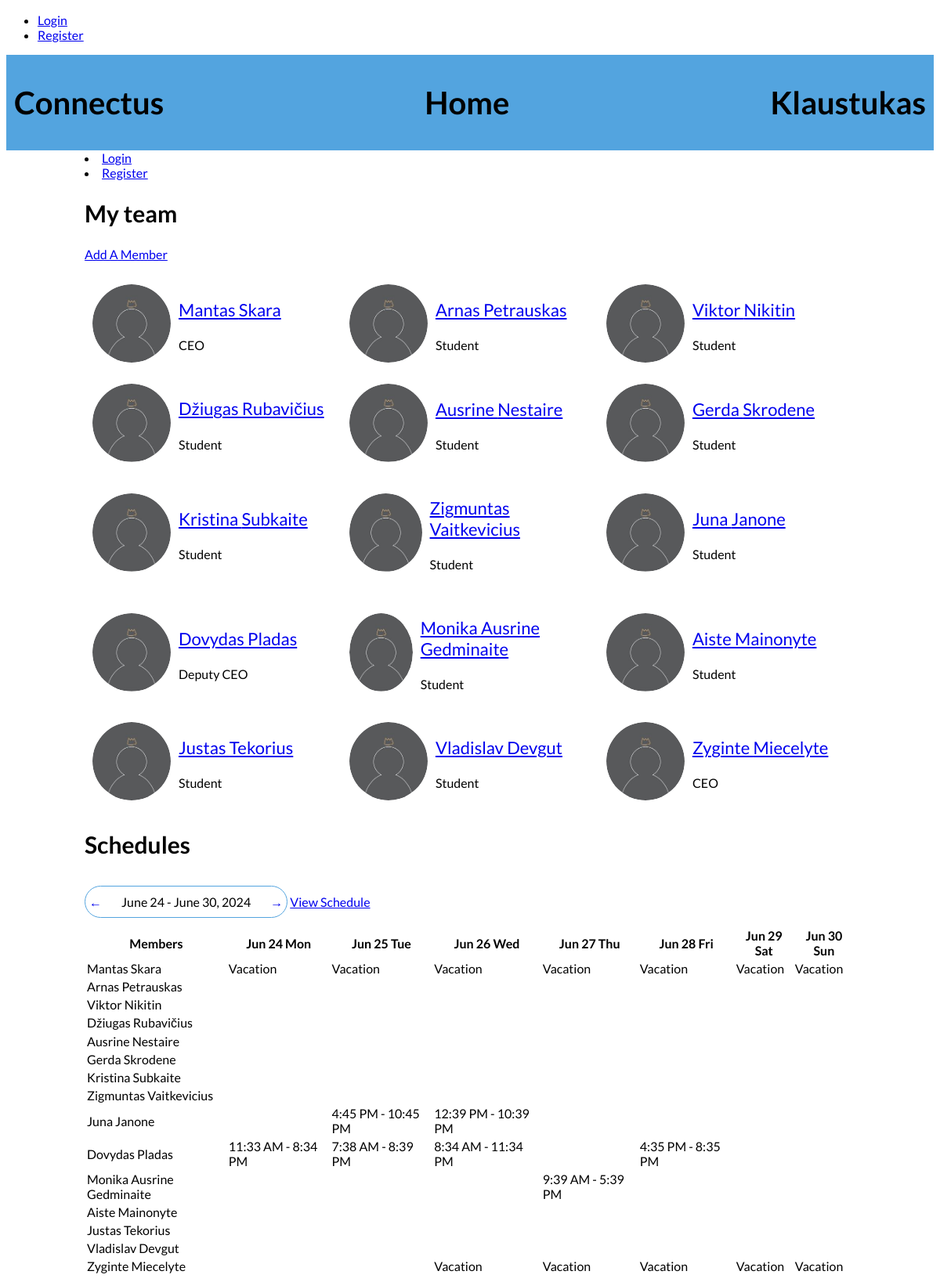
Screenshot of /schedules/home/2024-06-24/ with the database file from the repository.
### schedules/models.py (models this page shows, shortened)
class CustomUser(AbstractBaseUser, PermissionsMixin):
    email = models.EmailField(unique=True)
    name = models.CharField(max_length=100)
    last_name = models.CharField(max_length=100)
    position = models.CharField(max_length=100)
    WORKING_HOURS = (
        ('1', '1 (160h/month)'),
        ('0.75', '0.75 (120h/month)'),
        ('0.5', '0.5 (80h/month)'),
        ('0.25', '0.25 (40h/month)'),
        ('1.25', '1.25 (180h/month)'),
        ('1.5', '1.5 (200h/month)')
    )
    working_hours = models.CharField(max_length=4, choices=WORKING_HOURS, default='1')
    phone_number = PhoneNumberField(null=True, blank=True, unique=True)
    profile_picture = models.ImageField(upload_to='profile_pictures', blank=True)
    street_address = models.CharField(max_length=255, null=True, blank=True)
    city = models.CharField(max_length=100, null=True, blank=True)
    postal_code = models.CharField(max_length=20, null=True, blank=True)
    country = models.CharField(max_length=100, null=True, blank=True)
    is_active = models.BooleanField(default=True)
    is_staff = models.BooleanField(default=False)
    objects = CustomUserManager()
    USERNAME_FIELD = 'email'
    REQUIRED_FIELDS = ['name', 'last_name', 'position', 'working_hours']

class Schedule(models.Model):
    user = models.ForeignKey(settings.AUTH_USER_MODEL, on_delete=models.CASCADE)
    date = models.DateField()
    hours = models.CharField(max_length=255)
    class Meta:
        unique_together = ('user', 'date')

### schedules/views.py (the view, shortened to what this page needs)
# urls.py: 2. Add a URL to urlpatterns:  path('', views.home, name='home')
def home(request, week=None):
    if week:
        start_date = datetime.strptime(week, '%Y-%m-%d').date() #
    end_date = start_date + timedelta(days=6)
    previous_week_start = start_date - timedelta(days=7) # IS PASIRINKTO PIRMADIENIO ATIMA 7 DIENAS, KAD GAUTU PRIES TAI BUVUSIO PIRMADIENIO DATA
    next_week_start = start_date + timedelta(days=7) # PRIE PASIRINKTO PIRMADIENIO PRIDEDA 7 DIENAS, KAD GAUTU ATEINANCIO PIRMADIENIO DATA
    date_range = [start_date + timedelta(days=i) for i in range(7)] # SUKURIA SARASA DATU: PRIE PIRMADIENIO DATOS PRIDEDA ATITINKAMA SKAICIU DIENU, KURIAS GAUNAM ITERUOJANT range(7). [start_date + timedelta(days=0) for i in range(0-6)], [start_date + timedelta(days=1) for i in range(0-6)]...
    users = CustomUser.objects.all()
    schedule_data = []
    for user in users:
        user_schedule = Schedule.objects.filter(user=user, date__range=[start_date, end_date]).order_by('date')
        schedule_row = {'user': user, 'schedule': []}
        for day in date_range:
            work_hours = user_schedule.filter(date=day).first()
            if work_hours:
                schedule_row['schedule'].append(work_hours.hours)
            else:
                schedule_row['schedule'].append("")
        schedule_data.append(schedule_row)
    data = {
        'users': users,
        'date_range': date_range,
        'start_date': start_date,
        'end_date': end_date,
        'previous_week': previous_week_start.strftime('%Y-%m-%d'),
        'next_week': next_week_start.strftime('%Y-%m-%d'),
        'schedule_data': schedule_data,
    }
    if 'create_member' in request.GET:
        data['create_member'] = True
    return render(request, 'home.html', context=data)

### schedules/templatetags/custom_filters.py (called while the page is built)
@register.filter(name='format_date')
def format_date(value, schedule_format):
    if schedule_format == 'week':
        return value.strftime('%b %d %a')  # Format for week view (Jun 10 Mon)
    elif schedule_format == 'month':
        return value.strftime('%b %d')  # Format for month view (Jun 10)
    else:
        return value.strftime('%H:%M')  # Default format for other views (12:00)

### schedules/templates/home.html
{% extends 'base.html' %}
{% load custom_filters %}
{% load static %}
{% block content %}
<div class="header">
    <h1>Connectus</h1>
    <h1>Home</h1>
    <h1>Klaustukas</h1>
</div>
<div class="main-content">
    <div>
        {% if user.is_authenticated %}
            <div class="user-info" id="color">
                {% if user.profile_picture %}
                    <div class="profile-picture">
                        <img src="{{ user.profile_picture.url }}" alt="Profile Picture">
                    </div>
                {% else %}
                    <div class="profile-picture default">
                        <img src="{% static 'images/default_profile_picture.png' %}" alt="Default Profile Picture">
                    </div>
                {% endif %}
                <div class="user-details">
                    <h1><a href="{% url 'user_profile' user_id=user.id %}">{{ user.name }} {{ user.last_name }}</a></h1>
                    <h3>{{ user.position }}</h3>
                </div>
            </div>
        {% else %}
            <li class="nav-item"><a class="nav-link" href="{% url 'login'%}?next={{request.path}}">Login</a></li>
            <li class="nav-item"><a class="nav-link" href="#">Register</a></li>
        {% endif %}
    </div>
    <div class="team-section">
        <h2>My team</h2>
        <a href="{% url 'create_member' %}">Add A Member</a>
        <ul class="team-members">
            {% for user in users %}
                {% if user != request.user %}
                    <li class="team-member">
                        {% if user.profile_picture %}
                        <div class="profile-picture">
                            <img src="{{ user.profile_picture.url }}" alt="Profile Picture">
                        </div>
                        {% else %}
                        <div class="profile-picture default">
                            <img src="{% static 'images/default_profile_picture.png' %}" alt="Default Profile Picture">
                        </div>
                        {% endif %}
                        <div class="user-details">
                            <h3><a href="{% url 'user_profile' user_id=user.id %}">{{ user.name }} {{ user.last_name }}</a></h3>
                            <p>{{ user.position }}</p>
                        </div>
                    </li>
                {% endif %}
            {% endfor %}
        </ul>
    </div>
    <div>
        <h2>Schedules</h2>
        <div class="day-navigation">
            <a href="{% url 'home_with_week' week=previous_week %}" class="nav-arrow">
                &larr;
            </a>
            <span class="nav-date">{{ start_date|date:"F j" }} - {{ end_date|date:"F j, Y" }}</span>
            <a href="{% url 'home_with_week' week=next_week %}" class="nav-arrow">
                &rarr;
            </a>
        </div>
        <a href="{% url 'user_availability' %}">View Schedule</a>
        <table>
            <thead>
                <tr>
                    <th>Members</th>
                    {% for day in date_range %}
                        <th>{{ day|format_date:'week' }}</th>
                    {% endfor %}
                </tr>
            </thead>
            <tbody>
                {% for row in schedule_data %}
                <tr>
                    <td>{{ row.user.name }} {{ row.user.last_name }}</td>
                    {% for work_hours in row.schedule %}
                    <td>{{ work_hours }}</td>
                    {% endfor %}
                </tr>
                {% endfor %}
            </tbody>
        </table>
    </div>
</div>
{% endblock content %}

### schedules/static/css/styles.css (style rules this page uses)
body { font-family: 'lato', sans-serif; text-decoration: #081016; }
h1 { font-size: 40px; }
h2 { font-size: 30px; }
h3 { font-size: 22px; }
.header { display: flex; justify-content: space-between; align-items: center; padding: 10px; background-color: #53A4DF; position: relative; }
.main-content { margin: 0 100px; background-color: white; }
.user-details { margin-left: 15px; }
.profile-picture img, .default img { border-radius: 50%; width: 100px; height: 100px; object-fit: cover; }
.user-details h3 { font-weight: normal; }
.team-section { margin-top: 20px; }
.team-members { display: flex; flex-wrap: wrap; list-style: none; padding: 0; }
.team-member { width: calc(33.33% - 20px); margin: 10px; display: flex; align-items: center; }
.user-details { margin-left: 10px; }
.profile-picture { width: 100px; height: 100px; border-radius: 50%; overflow: hidden; }
.profile-picture img { width: 100%; height: 100%; object-fit: cover; }
.day-navigation { display: inline-flex; justify-content: center; align-items: center; margin: 10px auto; border: 1.5px solid #53A4DF; border-radius: 25px; }
.nav-arrow { display: inline-block; padding: 5px; text-decoration: none; transition: background-color 0.3s; border-radius: 25px; position: relative; }
.nav-date { display: inline-block; padding: 10px 20px; }

### rows the page displays
CustomUser: name "Mantas", last_name "Skara", position "CEO", user.name "Mantas", user.last_name "Skara"
CustomUser: name "Arnas", last_name "Petrauskas", position "Student", user.name "Arnas", user.last_name "Petrauskas"
CustomUser: name "Viktor", last_name "Nikitin", position "Student", user.name "Viktor", user.last_name "Nikitin"
CustomUser: name "Džiugas", last_name "Rubavičius", position "Student", user.name "Džiugas", user.last_name "Rubavičius"
CustomUser: name "Ausrine", last_name "Nestaire", position "Student", user.name "Ausrine", user.last_name "Nestaire"
CustomUser: name "Gerda", last_name "Skrodene", position "Student", user.name "Gerda", user.last_name "Skrodene"
CustomUser: name "Kristina", last_name "Subkaite", position "Student", user.name "Kristina", user.last_name "Subkaite"
CustomUser: name "Zigmuntas", last_name "Vaitkevicius", position "Student", user.name "Zigmuntas", user.last_name "Vaitkevicius"
CustomUser: name "Juna", last_name "Janone", position "Student", user.name "Juna", user.last_name "Janone"
CustomUser: name "Dovydas", last_name "Pladas", position "Deputy CEO", user.name "Dovydas", user.last_name "Pladas"
CustomUser: name "Monika Ausrine", last_name "Gedminaite", position "Student", user.name "Monika Ausrine", user.last_name "Gedminaite"
CustomUser: name "Aiste", last_name "Mainonyte", position "Student", user.name "Aiste", user.last_name "Mainonyte"
CustomUser: name "Justas", last_name "Tekorius", position "Student", user.name "Justas", user.last_name "Tekorius"
CustomUser: name "Vladislav", last_name "Devgut", position "Student", user.name "Vladislav", user.last_name "Devgut"
CustomUser: name "Zyginte", last_name "Miecelyte", position "CEO", user.name "Zyginte", user.last_name "Miecelyte"
Schedule: schedule "Vacation"
Schedule: schedule "Vacation"
Schedule: schedule "Vacation"
Schedule: schedule "Vacation"
Schedule: schedule "Vacation"
Schedule: schedule "Vacation"
Schedule: schedule "Vacation"
Schedule: schedule "4:45 PM - 10:45 PM"
Schedule: schedule "12:39 PM - 10:39 PM"
Schedule: schedule "11:33 AM - 8:34 PM"
Schedule: schedule "7:38 AM - 8:39 PM"
Schedule: schedule "8:34 AM - 11:34 PM"
Schedule: schedule "4:35 PM - 8:35 PM"
Schedule: schedule "9:39 AM - 5:39 PM"
Schedule: schedule "Vacation"
Schedule: schedule "Vacation"
Schedule: schedule "Vacation"
Schedule: schedule "Vacation"
Schedule: schedule "Vacation"

### other values shown
{{ start_date|date:"F j" }} "June 24"
{{ end_date|date:"F j, Y" }} "June 30, 2024"
{{ day|format_date:'week' }} "Jun 24 Mon" "Jun 25 Tue" "Jun 26 Wed" "Jun 27 Thu" "Jun 28 Fri" "Jun 29 Sat" "Jun 30 Sun"
